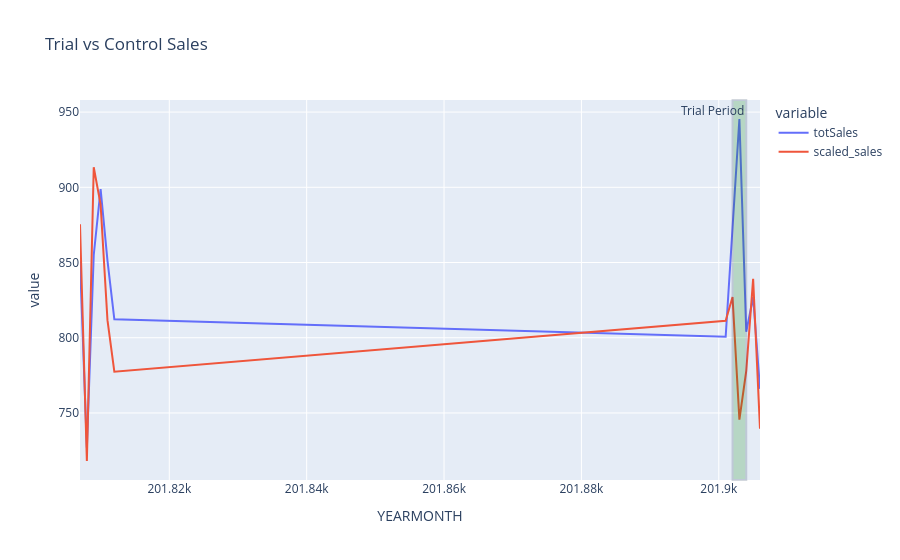

The notebook cell this image was saved under:
### Code cell
# Trial Impact Analysis
# Scale Control Store
trial_sales = preTrial[preTrial['STORE_NBR'] == trial_store]['totSales'].sum()
control_sales = preTrial[preTrial['STORE_NBR'] == control_store]['totSales'].sum()

scaling_factor = trial_sales / control_sales

# Apply scaling factor to control store's sales in the trial period
control = measureOverTime[measureOverTime['STORE_NBR'] == control_store].copy()
control['scaled_sales'] = control['totSales'] * scaling_factor

trial = measureOverTime[measureOverTime['STORE_NBR'] == trial_store]

# Compute % Difference
merged = pd.merge(
    trial[['YEARMONTH','totSales']],
    control[['YEARMONTH','scaled_sales']],
    on='YEARMONTH'
)

merged['pct_diff'] = abs(merged['totSales'] - merged['scaled_sales']) / merged['scaled_sales']

# Visualize Trial vs Scaled Control
fig = px.line(merged, x='YEARMONTH', y=['totSales', 'scaled_sales'],
              title='Trial vs Control Sales')

# Highlight trial period
fig.add_vrect(x0=201902, x1=201904,
              fillcolor="green", opacity=0.2,
              annotation_text="Trial Period")

fig.show()

### Figure 1 — Plotly figure (JSON) as saved in the notebook; plotly's stock layout.template omitted (floating-point values rounded to 4 significant figures)
{"data": [{"hovertemplate": "variable=totSales<br>YEARMONTH=%{x}<br>value=%{y}<extra></extra>", "legendgroup": "totSales", "line": {"color": "#636efa", "dash": "solid"}, "marker": {"symbol": "circle"}, "mode": "lines", "name": "totSales", "orientation": "v", "showlegend": true, "type": "scatter", "x": [201807, 201808, 201809, 201810, 201811, 201812, 201901, 201902, 201903, 201904, 201905, 201906], "xaxis": "x", "y": [851, 726.9, 855, 898.8, 851.2, 812.2, 800.6, 872.8, 945.4, 804, 826.9, 766], "yaxis": "y"}, {"hovertemplate": "variable=scaled_sales<br>YEARMONTH=%{x}<br>value=%{y}<extra></extra>", "legendgroup": "scaled_sales", "line": {"color": "#EF553B", "dash": "solid"}, "marker": {"symbol": "circle"}, "mode": "lines", "name": "scaled_sales", "orientation": "v", "showlegend": true, "type": "scatter", "x": [201807, 201808, 201809, 201810, 201811, 201812, 201901, 201902, 201903, 201904, 201905, 201906], "xaxis": "x", "y": [875.4, 718.1, 913.3, 888.5, 811.7, 777.4, 811.3, 827.0, 745.6, 778.0, 839.1, 739.5], "yaxis": "y"}], "layout": {"annotations": [{"showarrow": false, "text": "Trial Period", "x": 201904, "xanchor": "right", "xref": "x", "y": 1, "yanchor": "top", "yref": "y domain"}], "legend": {"title": {"text": "variable"}, "tracegroupgap": 0}, "shapes": [{"fillcolor": "green", "opacity": 0.2, "type": "rect", "x0": 201902, "x1": 201904, "xref": "x", "y0": 0, "y1": 1, "yref": "y domain"}], "title": {"text": "Trial vs Control Sales"}, "xaxis": {"anchor": "y", "domain": [0, 1], "title": {"text": "YEARMONTH"}}, "yaxis": {"anchor": "x", "domain": [0, 1], "title": {"text": "value"}}}}
